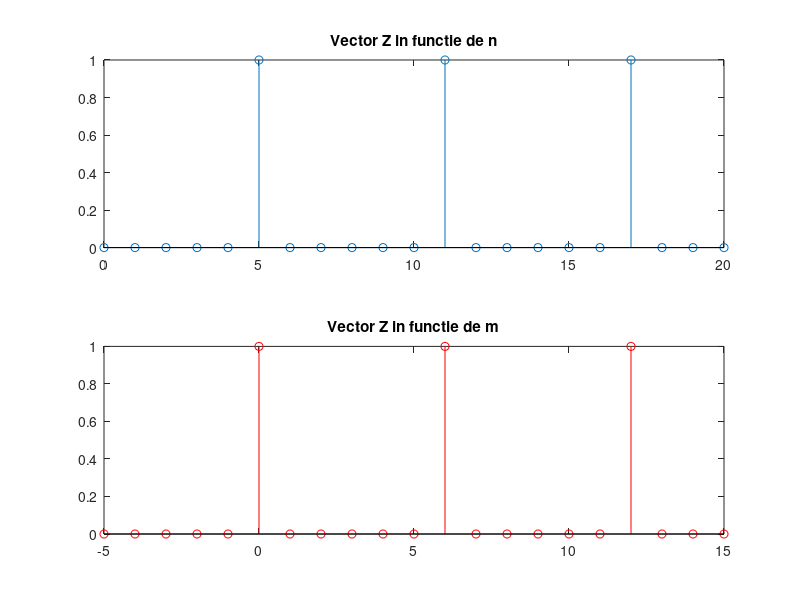
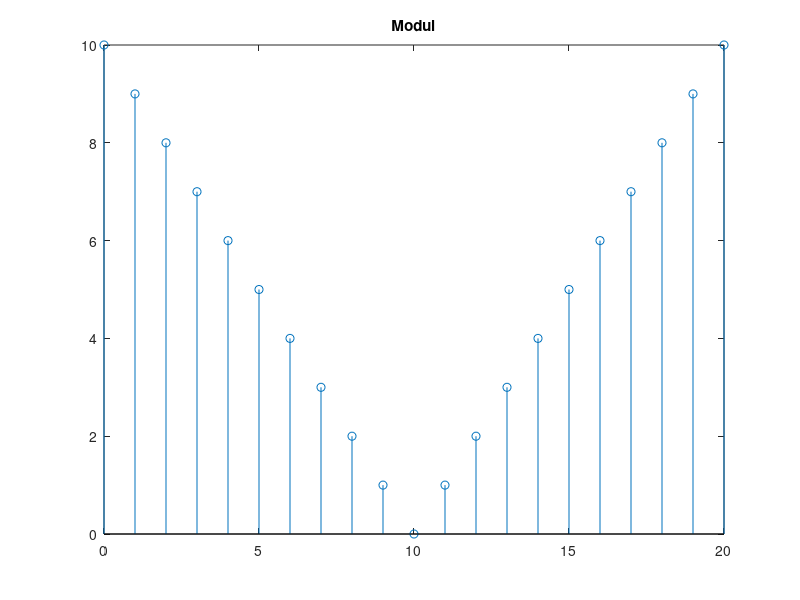
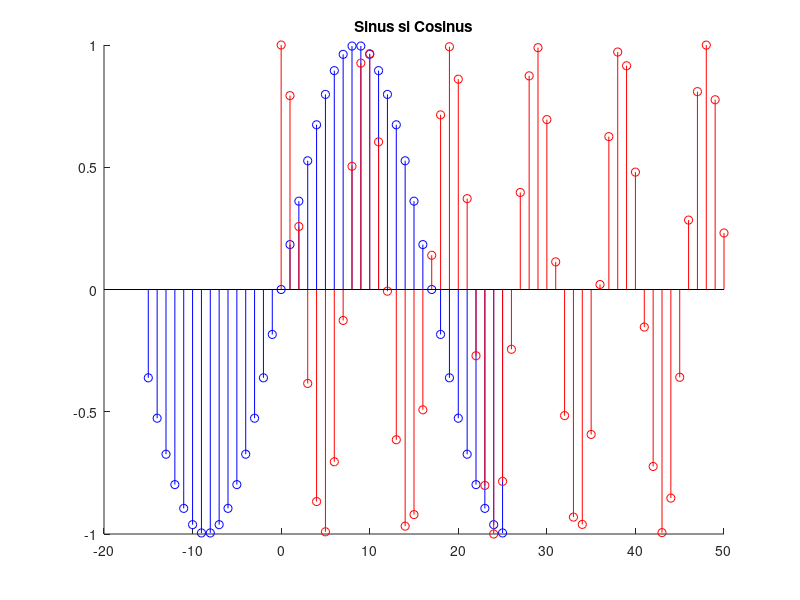
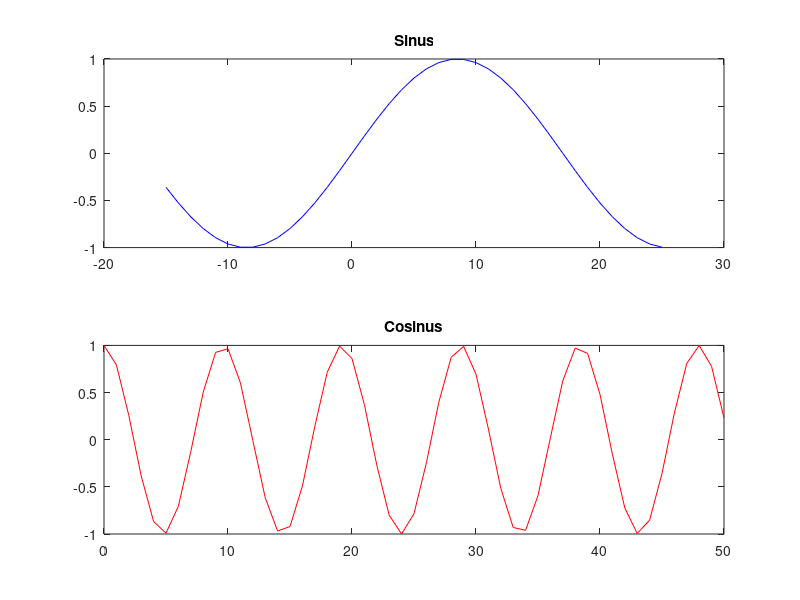

Write MATLAB code to recreate these figures, in order.
%Subpunctul a)
z = [0,0,0,0,0,1,0,0,0,0,0,1,0,0,0,0,0,1,0,0,0]; %se da un vector cu 21 elemente
n = 0 : 20; %primul parametru
m = -5 : 15; %al doilea parametru
subplot(2,1,1) %reprezentarea se face in aceeasi figura pe 2 linii, 1 coloana si prima minifereastra
stem(n,z),title('Vector Z in functie de n') %functia primei miniferestre
subplot(2,1,2) %reprezentarea se face in aceeasi figura pe 2 linii, 1 coloana si a doua minifereastra
stem(m,z,'-red'),title('Vector Z in functie de m') %a doua functie

%Subpunctul b)
t = abs(10-n); %functia
figure %se realizeaza o noua figura
stem(n,t),title('Modul') %reprezantarea grafica este facuta cu functie stem, iar graficul are numele :"Modul"

%Subpunctul c)
%figura 1
a = -15 : 25; %parametru limita
x1 = sin(pi/17*a); %prima functie data
b = 0 : 50; %parametru limita
x2 = cos(pi/sqrt(23)*b); %a doua functie data
figure %o noua figura
hold on %pentru a putea face graficele in acelasi sistem de coordonate
stem(a,x1,'-blue'),title('Sinus si Cosinus')%graficul primei functii
stem(b,x2,'-red') %graficul pt functia 2

%figura 2 cu functia de reprezentare plot
figure %o noua figura in care se fac 2 miniferestre, fiecare cu cate un grafic
subplot(2,1,1)
plot(a,x1,'-blue'),title('Sinus')
subplot(2,1,2)
plot(b,x2,'-red'),title('Cosinus')

%figura 3 cu functia de reprezentare stem
figure %o noua figura in care se fac 2 miniferestre, fiecare cu cate un grafic
subplot(2,1,1)
stem(a,x1,'-blue'),title('Sinus')
subplot(2,1,2)
stem(b,x2,'-red'),title('Cosinus')

